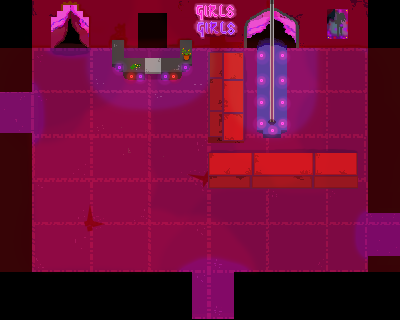

This is a level from a 2D game, rendered from its Tiled map with the project's own tilesets. A one-line summary and the map file follow, with tile-layer data summarised:
An orthogonal 25x20 tile map with 16x16 px tiles, 4 tile layers (Suelo, Aire, Paredes, Clinetes), 4 tilesets and 15 objects (2x Left, 2x Down, 2x Right, 2x Up, Tienda, ...).

<map version="1.0" tiledversion="1.0.3" orientation="orthogonal" renderorder="right-down" width="25" height="20" tilewidth="16" tileheight="16" nextobjectid="66">
 <tileset firstgid="1" source="../../tileset/city.tsx" />
 <tileset firstgid="257" source="../../tileset/puti.tsx" />
 <tileset firstgid="757" source="../../tileset/putiSinPuertas.tsx" />
 <tileset firstgid="1257" source="../../tileset/clientes.tsx" />
 <layer name="Suelo" width="25" height="20">
  <data>[500 cells, 500 non-empty, 500 distinct tile ids]</data>
 </layer>
 <layer name="Aire" width="25" height="20">
  <data>[500 cells, 6 non-empty, 1 distinct tile ids]</data>
 </layer>
 <layer name="Paredes" width="25" height="20">
  <data>[500 cells, 217 non-empty, 47 distinct tile ids]</data>
 </layer>
 <layer name="Clinetes" width="25" height="20">
  <data>[500 cells, 38 non-empty, 38 distinct tile ids]</data>
 </layer>
 <objectgroup name="Puertas">
  <object id="41" name="Left" x="14.75" y="90.5" width="19" height="45.5" />
  <object id="45" name="Down" x="181.25" y="271.75" width="63" height="19.5" />
  <object id="44" name="Right" x="367.75" y="213" width="16.5" height="43" />
  <object id="42" name="Up" x="50" y="35.75" width="40" height="17.9167" />
 </objectgroup>
 <objectgroup name="Entradas">
  <object id="47" name="Up" gid="255" x="64" y="80" width="16" height="16" />
  <object id="48" name="Left" gid="255" x="48" y="112" width="16" height="16" />
  <object id="49" name="Down" gid="255" x="176" y="240" width="16" height="16" />
  <object id="50" name="Right" gid="255" x="320" y="224" width="16" height="16" />
 </objectgroup>
 <objectgroup name="Animados">
  <object id="51" name="Tienda" x="120.5" y="54.25" width="64.75" height="43.5" />
  <object id="52" name="ChicaFumando" x="192" y="160" width="16" height="32" />
  <object id="53" name="MadamP" x="138" y="41" width="16" height="16" />
  <object id="54" name="BlackLove" x="47" y="160" width="16" height="48" />
  <object id="61" name="SafeSex" x="336" y="160" width="16" height="32" />
  <object id="62" name="Stripper" gid="1346" x="256" y="0" width="16" height="16" />
  <object id="63" name="Clientes" gid="1346" x="224" y="48" width="16" height="16" />
 </objectgroup>
</map>
